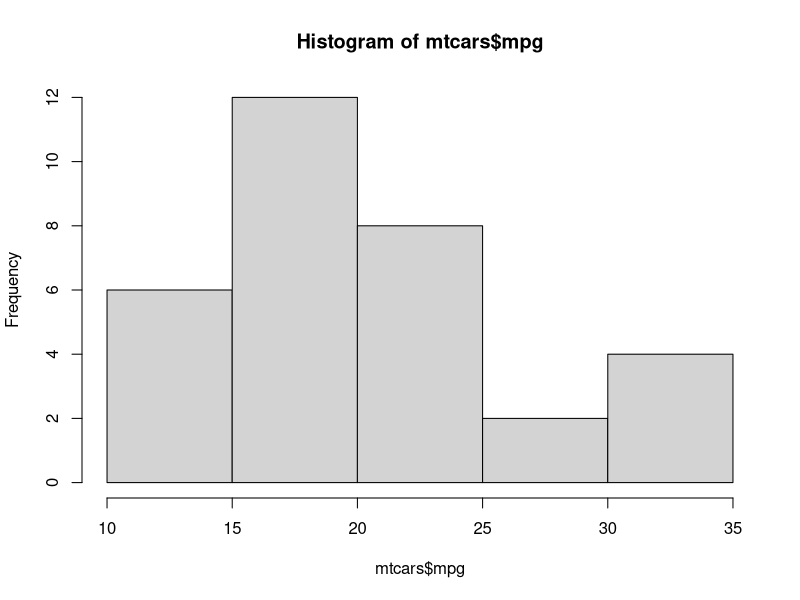
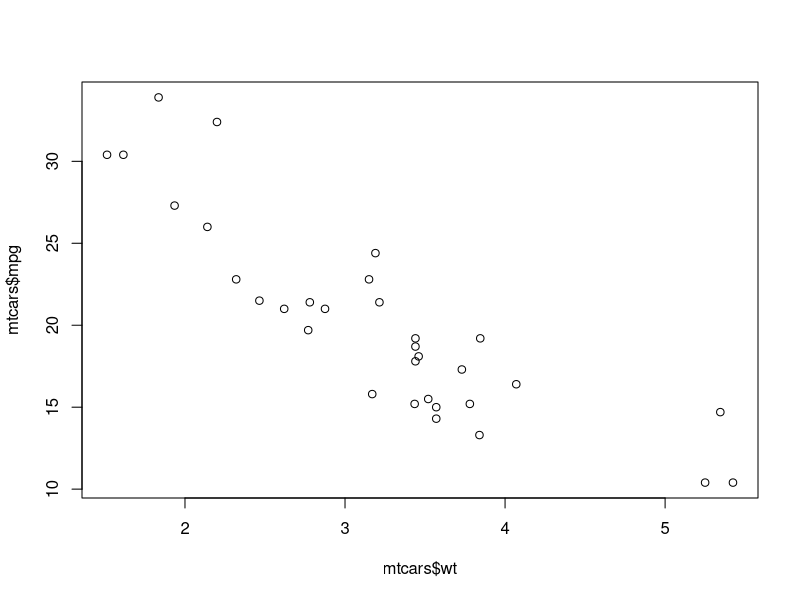
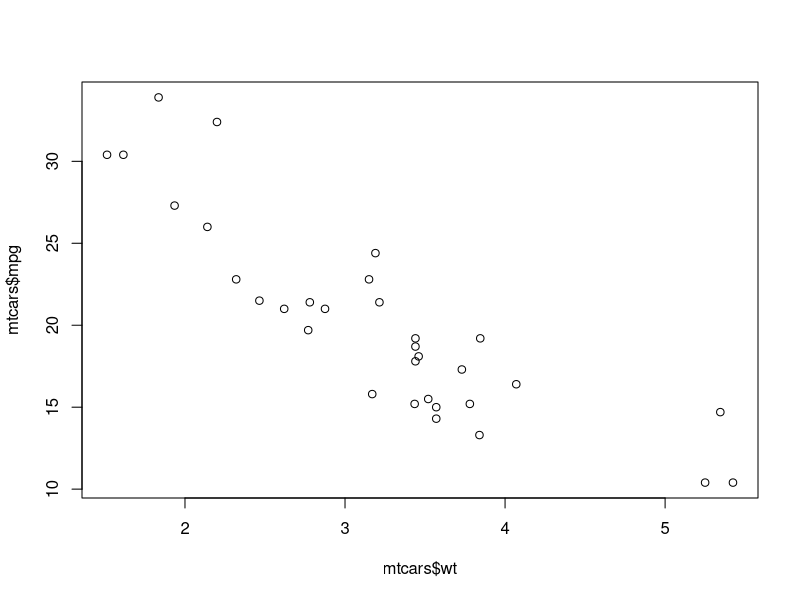

Write the R code that produced these figures, in order.
#This is a sample R Script for exercise in Git

#Load documentation from R's pre-loaded dataset
#Documentation appears in the help pane on RStudio
?mtcars

#Inspect the dataset in a view pane
View(mtcars)

#Calculate the average mpg of all cars in this dataset
mean(mtcars$mpg)

#Create a histogram for mpg variable in mtcars
hist(mtcars$mpg)

#Add some more code below as instructed, then commit to your repository

plot(mtcars$mpg ~ mtcars$wt)
plot(mtcars$mpg ~ mtcars$wt)
